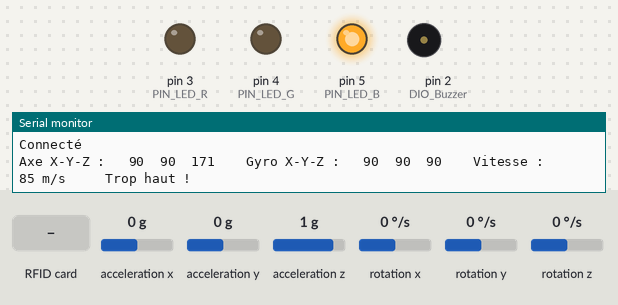
The sketch below on a simulated Arduino Uno, built with avr-gcc and run on an emulated ATmega328P. On the bench: output pins drawn as LEDs (lit = HIGH), buzzer (waves = sounding), the last lines printed to the serial monitor. The inputs (shaded band) are chosen by the test bench; at power-on: acceleration x 0 g, acceleration y 0 g, acceleration z 1 g, rotation x 0 °/s, rotation y 0 °/s, rotation z 0 °/s. Pins used as bus, display or sensor lines are not drawn.

Above: at 1.17 s.
1.8 s: RFID card 5E 7A 19 C4 held to the reader
At 3.0 s:
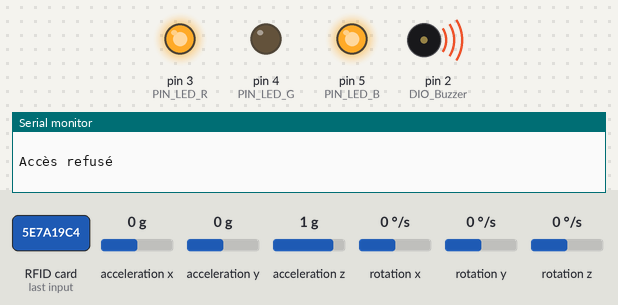
At 8.8 s:
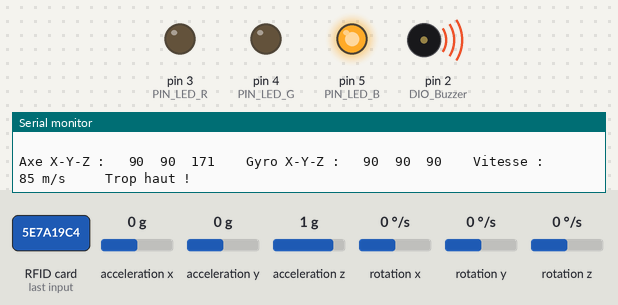
Timing chart, 0 to 9.5 s (numbered marks = the images above; inputs shaded):
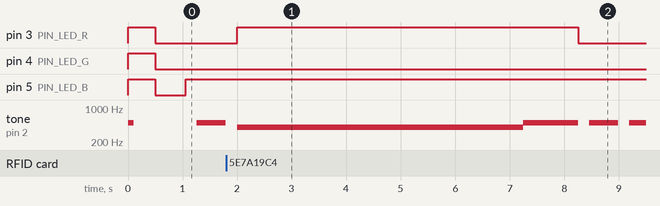

Measured:
- after the input at 1.8 s, pin 3 (PIN_LED_R): LOW → HIGH after 0.20 s, → LOW 6.3 s later
- by itself, tone on pin 2 (DIO_Buzzer): plays 400 Hz for 5.3 s, 500 Hz for 1.0 s, 500 Hz for 0.53 s, 500 Hz for 0.30 s

The sketch:

Code_Arduino.ino
```cpp
#include <SPI.h>
#include <RFID.h>
#include <Wire.h>
#include <I2Cdev.h>
#include <MPU6050.h>

MPU6050 mpu;
int16_t ax, ay, az;
int16_t gx, gy, gz;

const byte PIN_LED_R = 3;
const byte PIN_LED_G = 4;
const byte PIN_LED_B = 5;

char DIO_Buzzer = 2;

RFID monModuleRFID(10, 9);

int UID[5];
int UID_Carte_Connu[5] = {176, 163, 255, 167, 75};

int sensorAnalogPin = A0;
int sensorDigitalPin = 7;
int analogValue = 0;
int digitalValue;

void displayColor(byte r, byte g, byte b)
{
  analogWrite(PIN_LED_R, r);
  analogWrite(PIN_LED_G, g);
  analogWrite(PIN_LED_B, b);
}

void setup()
{
  Wire.begin();
  Serial.begin(38400);

  displayColor(255, 255, 255);
  tone(DIO_Buzzer, 500, 100);
  Serial.println(" ");
  Serial.println("Initialisation du programme...");
  Serial.println(" ");
  delay(500);
  displayColor(0, 0, 0);

  Serial.println("Initialisation de l'acceléromètre...");
  Serial.println(" ");
  mpu.initialize();
  Serial.println(mpu.testConnection() ? "Connecté" : "La connexion a échoué");

  pinMode(PIN_LED_R, OUTPUT);
  pinMode(PIN_LED_G, OUTPUT);
  pinMode(PIN_LED_B, OUTPUT);
  displayColor(0, 0, 0);

  SPI.begin();
  monModuleRFID.init();

  pinMode(sensorDigitalPin, INPUT);
}

void loop()
{

  /* -------------------------------------------------- Accéléromètre + LED + Buzzer -------------------------------------------------- */

  mpu.getMotion6(&ax, &ay, &az, &gx, &gy, &gz);
  ax = map(ax, -18000, 18000, 0, 180);
  ay = map(ay, -18000, 18000, 0, 180);
  az = map(az, -18000, 18000, 0, 180);
  gx = map(gx, -18000, 18000, 0, 180);
  gy = map(gy, -18000, 18000, 0, 180);
  gz = map(gz, -18000, 18000, 0, 180);

  int vitesse;

  vitesse = az / 2;

  delay(500);

  Serial.print("Axe X-Y-Z : \t");
  Serial.print(ax); Serial.print("\t");
  Serial.print(ay); Serial.print("\t");
  Serial.print(az); Serial.print("\t\t");
  Serial.print("Gyro X-Y-Z : \t");
  Serial.print(gx); Serial.print("\t");
  Serial.print(gy); Serial.print("\t");
  Serial.print(gz); Serial.print("\t\t");
  Serial.print("Vitesse : \t");
  Serial.print(vitesse); Serial.print(" m/s \t\t");

  /*if (ax > 50) {
    displayColor(255, 0, 0);
    tone(DIO_Buzzer, 500, 50);
    } else {
    displayColor(0, 0, 0);
    noTone(DIO_Buzzer);
    }

    if (ax > 80) {
    displayColor(0, 255, 0);
    noTone(DIO_Buzzer);
    tone(DIO_Buzzer, 500, 50);
    } else {
    displayColor(0, 0, 0);
    noTone(DIO_Buzzer);
    }

    if (ax < 110) {
    displayColor(0, 0, 255);
    tone(DIO_Buzzer, 500);
    } else {
    displayColor(0, 0, 0);
    noTone(DIO_Buzzer);
    }*/

  /*if (ax > 150) {
    displayColor(0, 0, 255);
    noTone(DIO_Buzzer);
    tone(DIO_Buzzer, 500, 100);
    } else {
    displayColor(0, 255, 0);
    noTone(DIO_Buzzer);
    }

    if (ay > 150) {
    displayColor(255, 0, 0);
    noTone(DIO_Buzzer);
    tone(DIO_Buzzer, 500, 400);
    } else {
    }*/

  if ((az > 50) && (az < 100)) {
    displayColor(0, 255, 255);
    delay(200);
    noTone(DIO_Buzzer);
    tone(DIO_Buzzer, 500, 100);
  } else {
    displayColor(0, 0, 0);
    noTone(DIO_Buzzer);
  }

  if ((az > 100) && (az < 150)) {
    displayColor(255, 165, 0);
    delay(200);
    noTone(DIO_Buzzer);
    tone(DIO_Buzzer, 500, 400);
  } else {
    displayColor(0, 0, 0);
    noTone(DIO_Buzzer);
  }

  if (az > 150) {
    Serial.println("Trop haut ! \t");
    displayColor(0, 0, 255);
    delay(200);
    noTone(DIO_Buzzer);
    tone(DIO_Buzzer, 500, 800);
  } else {
    displayColor(0, 0, 0);
    noTone(DIO_Buzzer);
  }

  /* -------------------------------------------------- Module RFID -------------------------------------------------- */

  if (monModuleRFID.isCard()) {
    if (monModuleRFID.readCardSerial()) {
      Serial.println(" ");
      Serial.print("L'UID de votre carte est : ");
      for (int i = 0; i <= 4; i++)
      {
        UID[i] = monModuleRFID.serNum[i];
        Serial.print(UID[i], DEC);
        Serial.print(".");
      }
      Serial.println(" ");
    }
    if (UID[0] == UID_Carte_Connu[0] && UID[1] == UID_Carte_Connu[1] && UID[2] == UID_Carte_Connu[2] && UID[3] == UID_Carte_Connu[3] && UID[4] == UID_Carte_Connu[4]) {
      displayColor(0, 255, 0);
      tone(DIO_Buzzer, 500, 200);
      delay(1000);
      displayColor(0, 0, 0);
      noTone(DIO_Buzzer);
      delay(1000);
      Serial.println(" ");
      Serial.println("Accès autorisé");
      Serial.println(" ");
      delay(1000);
      Serial.println("Arrêt complet du programme");
      Serial.println(" ");
      delay(300);
      while (1);
    } else {
      displayColor(255, 0, 255);
      noTone(DIO_Buzzer);
      tone(DIO_Buzzer, 400);
      delay(500);

      noTone(DIO_Buzzer);
      tone(DIO_Buzzer, 400);
      Serial.println(" ");
      Serial.println("Accès refusé");
      Serial.println(" ");
      delay(750);

      noTone(DIO_Buzzer);
      tone(DIO_Buzzer, 400);
      Serial.println("Autodestruction du programme dans...");
      Serial.println(" ");
      delay(1000);

      noTone(DIO_Buzzer);
      tone(DIO_Buzzer, 400);
      Serial.println("3...");
      Serial.println(" ");
      delay(1000);

      noTone(DIO_Buzzer);
      tone(DIO_Buzzer, 400);
      Serial.println("2...");
      Serial.println(" ");
      delay(1000);

      noTone(DIO_Buzzer);
      tone(DIO_Buzzer, 400);
      Serial.println("1...");
      Serial.println(" ");
      delay(1000);

      noTone(DIO_Buzzer);
      tone(DIO_Buzzer, 500);
      Serial.println("BOOM !!!");
      Serial.println(" ");
      delay(500);
    }
    monModuleRFID.halt();
  }
  delay(1);

}

/*//bleu
    displayColor(255, 0, 0);

    //vert
    displayColor(0, 255, 0);

    //rouge
    displayColor(0, 0, 255);

    //rose
    displayColor(255, 0, 255);

    //jaune
    displayColor(0, 255, 255);

    //bleu clair
    displayColor(255, 255, 0);

    //blanc
    displayColor(255, 255, 255);*/
```
